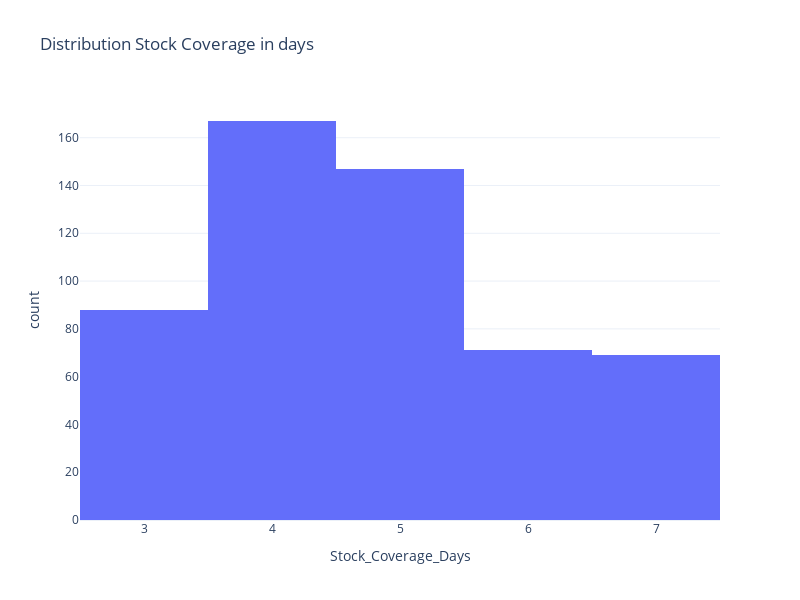

The code cell stored with this chart in its notebook:
### Code cell
# Visual: Histogram of 'Stock_Coverage_Days' to show the distribution
fig = px.histogram(df.query('Stock_Coverage_Days < 8'), 'Stock_Coverage_Days', title='Distribution Stock Coverage in days')
fig.show()

### Figure 1 — Plotly figure (JSON) as saved in the notebook; plotly's stock layout.template omitted (floating-point values rounded to 4 significant figures; data arrays with more than 128 entries replaced by an {"elided": "..."} marker saying what was removed)
{"data": [{"alignmentgroup": "True", "bingroup": "x", "hovertemplate": "Stock_Coverage_Days=%{x}<br>count=%{y}<extra></extra>", "legendgroup": "", "marker": {"color": "#636efa", "pattern": {"shape": ""}}, "name": "", "offsetgroup": "", "orientation": "v", "showlegend": false, "type": "histogram", "x": {"elided": "542 int values"}, "xaxis": "x", "yaxis": "y"}], "layout": {"barmode": "relative", "height": 600, "legend": {"tracegroupgap": 0}, "title": {"text": "Distribution Stock Coverage in days"}, "width": 800, "xaxis": {"anchor": "y", "domain": [0, 1], "title": {"text": "Stock_Coverage_Days"}}, "yaxis": {"anchor": "x", "domain": [0, 1], "title": {"text": "count"}}}}
